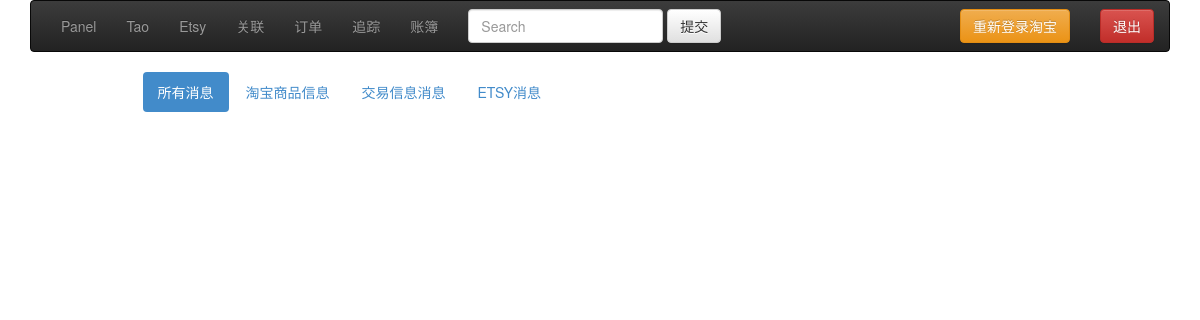
The page /index.php/notification on the database as committed earlier.
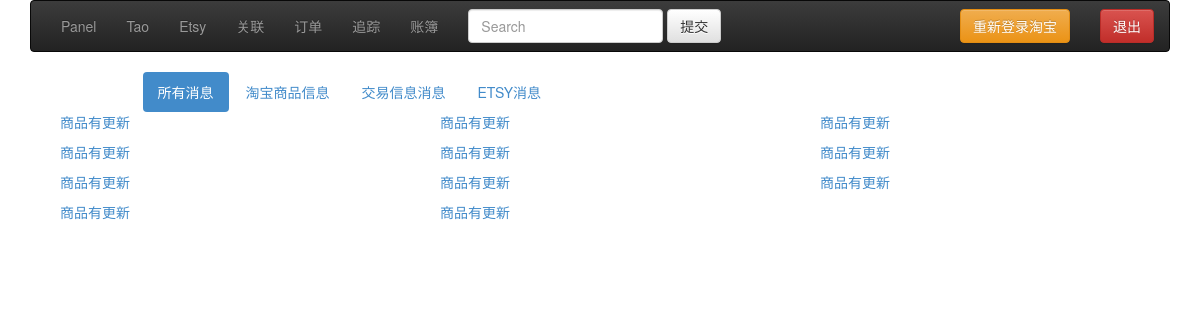
The same page on the database as committed later.
### tables this page shows
CREATE TABLE `pe_notification` (
  `nid` int(10) unsigned NOT NULL auto_increment,
  `title` varchar(50) NOT NULL,
  `notification` varchar(255) NOT NULL,
  `created` datetime NOT NULL,
  `type` varchar(25) NOT NULL,
  `type_model` varchar(25) NOT NULL,
  `status` tinyint(3) unsigned NOT NULL,
  `read_time` datetime NOT NULL,
  `channel` varchar(10) NOT NULL,
  `bind_id` int(10) unsigned NOT NULL,
  PRIMARY KEY  (`nid`)
);

### application/libraries/Session.php (called while the page is built, shortened)
<?php  if ( ! defined('BASEPATH')) exit('No direct script access allowed');
class CI_Session {
	function userdata($item)
	{
		if ($item == 'session_id')
		{
			return session_id();
		}
		else
		{
			if(strpos($item,'.') === FALSE){
				return ( ! isset($_SESSION[$item])) ? false : $_SESSION[$item];
			}else{
				$keys = explode('.', $item);
				$item = $_SESSION;
				foreach($keys as $key){
					if( isset($item[$key]) ){
						$item = $item[$key];
					}else{
						return FALSE;
					}
				}
				return $item;
			}
		}
	}
}

### application/helpers/user_helper.php (called while the page is built, shortened)
<?php  if ( ! defined('BASEPATH')) exit('No direct script access allowed');
if( ! function_exists('is_taooauth_expires()')){
    function is_taooauth_expires(){
        $ci = & get_instance();
        $exp_time = $ci->session->userdata('user.bind.taobao.expires_in');
        $create_time = $ci->session->userdata('user.bind.taobao.createtime');
        $now = time();
        if( ($now - $create_time) > $exp_time ){
            return TRUE;
        }else{
            return FALSE;
        }
    }
}

### application/controllers/notification.php (called while the page is built, shortened)
<?php if ( ! defined('BASEPATH')) exit('No direct script access allowed');
class Notification extends CI_Controller {
    public function __construct()
    {
        $this->template->set_partial('menu','common/admin_menu');
        $this->template->set_partial('submenu','admin/notification/notification_submenu');
    }
    public function index()
    {
        $type = $this->uri->segment(3);
        $type_model = $this->uri->segment(4);
        $notifications = $this->m_notification->getNotification($type,$type_model);
        $this->template->build('admin/notification/notification',array('notifications'=>$notifications));
    }
}

### index.php (called while the page is built, shortened)
<?php
require_once BASEPATH.'core/CodeIgniter.php';

### application/models/m_notification.php (called while the page is built, shortened)
<?php if ( ! defined('BASEPATH')) exit('No direct script access allowed');
class M_Notification extends CI_Model {
    function getNotification($type='',$type_model='',$status = 0){
        $query = "select * from ".$this->db->dbprefix('notification')." where channel = ? ";
        $where = 'and status = ? ';
        $data = array($this->session->userdata('channel'),$status);
        $rs = $this->db->query($query.$where,$data);
        if($rs->num_rows() > 0){
            return $rs->result_array();
        }
        return array();
    }
}

### application/themes/default/views/admin/notification/notification.php (the view, shortened to what this page needs)
<?php echo isset($template['partials']['submenu'])?$template['partials']['submenu']:'';?>
<div class="container">
    <?php foreach($notifications as $notification){
            switch (strtolower($notification['type'])) {
                case 'item':
                    $link = site_url('taobao/item/'.$notification['bind_id']);
                    break;
            }
    ?>
    <div class="col-md-4">
        <p><a href="<?php echo $link;?>"><?php echo $notification['title']; ?></a></p>
    </div>
    <?php } ?>
</div>

Rows that differ between the two databases and show on the page:
added pe_notification: title "商品有更新"
added pe_notification: title "商品有更新"
added pe_notification: title "商品有更新"
added pe_notification: title "商品有更新"
added pe_notification: title "商品有更新"
added pe_notification: title "商品有更新"
added pe_notification: title "商品有更新"
added pe_notification: title "商品有更新"
added pe_notification: title "商品有更新"
added pe_notification: title "商品有更新"
added pe_notification: title "商品有更新"
